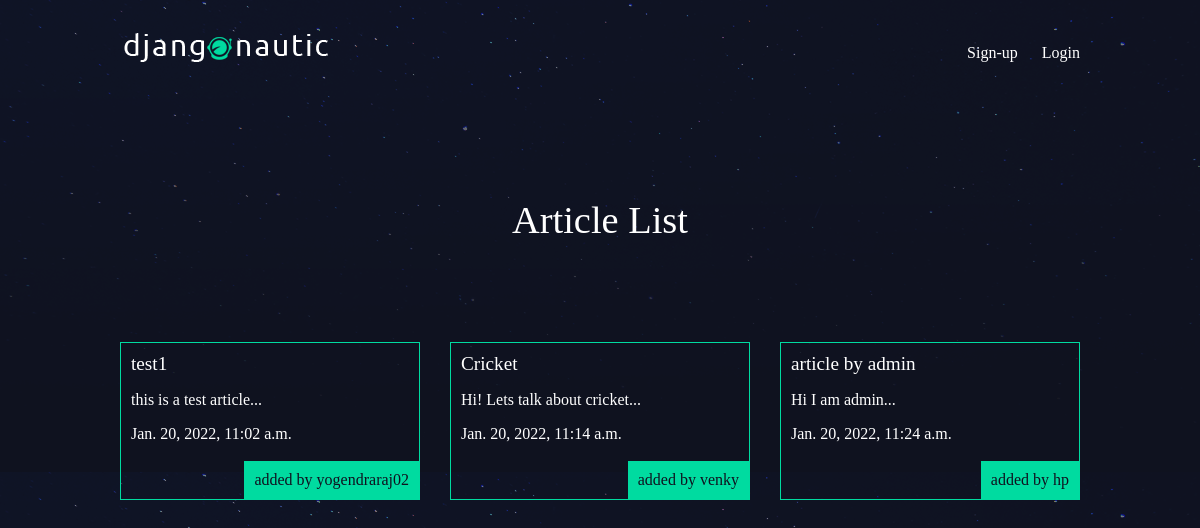
The page / on the database its author committed.
### articles/models.py (models this page shows, shortened)
class Article(models.Model):
    title = models.CharField(max_length=100)
    slug = models.SlugField()
    body = models.TextField()
    date = models.DateTimeField(auto_now_add=True)
    thumbnail = models.ImageField(default='default.png',blank=True)
    author = models.ForeignKey(User,on_delete=models.CASCADE,default=None)
    def snippet(self):
        return self.body[:50] + "..." #first 50 characters

### articles/views.py (the view)
# urls.py: path('', views.article_list ,name="list"),
def article_list(request):
    articles = Article.objects.all().order_by('date')
    return render(request,'articles/article_list.html', {'articles': articles})

### articles/templates/articles/article_list.html
{% extends 'base_layout.html'%}
  {% block content %}
    <h1>Article List</h1>
    <div class="articles">
      {%for article in articles%}
        <div class="article">
          <h2><a href="{%url 'articles:detail' slug=article.slug %}">{{article.title}}</a></h2>
          <p>{{article.snippet}}</p>
          <p>{{article.date}}</p>
          <p class="author">added by {{article.author.username}}</p>
        </div>
      {% endfor %}
    </div>
  {% endblock %}

### templates/base_layout.html (shortened to what this page needs)
{% load static %}
<!DOCTYPE html>
<html lang="en" dir="ltr">
  <head>
    <link rel="stylesheet" href="{% static 'styles.css'%}">
  </head>
  <body>
    <header class="wrapper">
      <h1><a href="{%url 'home'%}"><img src="{% static 'logo.png'%}" alt=""></a></h1>
      <nav>
        <ul>
          {% if user.is_authenticated %}
          <li>
            <form class="logout-link" action="{%url 'accounts:logout'%}" method="post">
              {% csrf_token %}
              <button type="submit">Logout</button>
            </form>
          </li>
          <li><a href="{% url 'articles:create'%}" class="highlight">New Article</a></li>
          {% else %}
          <li><a href="{%url 'accounts:signup'%}">Sign-up</a></li>
          <li><a href="{% url 'accounts:login'%}">Login</a></li>
          {% endif %}
        </ul>
      </nav>
    </header>
    <div class="wrapper">
      {% block content %}
      {% endblock %}
    </div>
  </body>
</html>

### assets/styles.css (style rules this page uses)
body { background-color: #0f121f; background-image: url(/static/stars.png); background-repeat-y: no-repeat; color: #fff; }
body * { font-family: Ubuntu; }
h1, h2, h3, h4, h5 { font-weight: normal; margin: 0; }
a, a:hover, a:visited { color: #fff; text-decoration: none; }
.wrapper { max-width: 960px; margin: 0 auto; }
div.wrapper > h1 { text-align: center; margin: 100px auto; font-size: 2.4em }
header { display: grid; grid-template-columns: 1fr 1fr; padding: 20px 0; }
nav { justify-self: end; }
nav li { display: inline-block; list-style-type: none; margin-left: 20px; }
.articles { display: grid; grid-template-columns: 1fr 1fr 1fr; grid-gap: 30px; }
.article { padding: 10px; border: 1px solid #00dba0; position: relative; padding-bottom: 40px; }
.article h2 { font-size: 1.2em; }
.article .author { padding: 10px; background: #00dba0; position: absolute; right: 0; bottom: 0; margin: 0; color: #0f121f; }

### rows shown on the page
Article: title "test1", snippet "this is a test article...", date "Jan. 20, 2022, 11:02 a.m.", author.username "yogendraraj02"
Article: title "Cricket", snippet "Hi! Lets talk about cricket...", date "Jan. 20, 2022, 11:14 a.m.", author.username "venky"
Article: title "article by admin", snippet "Hi I am admin...", date "Jan. 20, 2022, 11:24 a.m.", author.username "hp"
